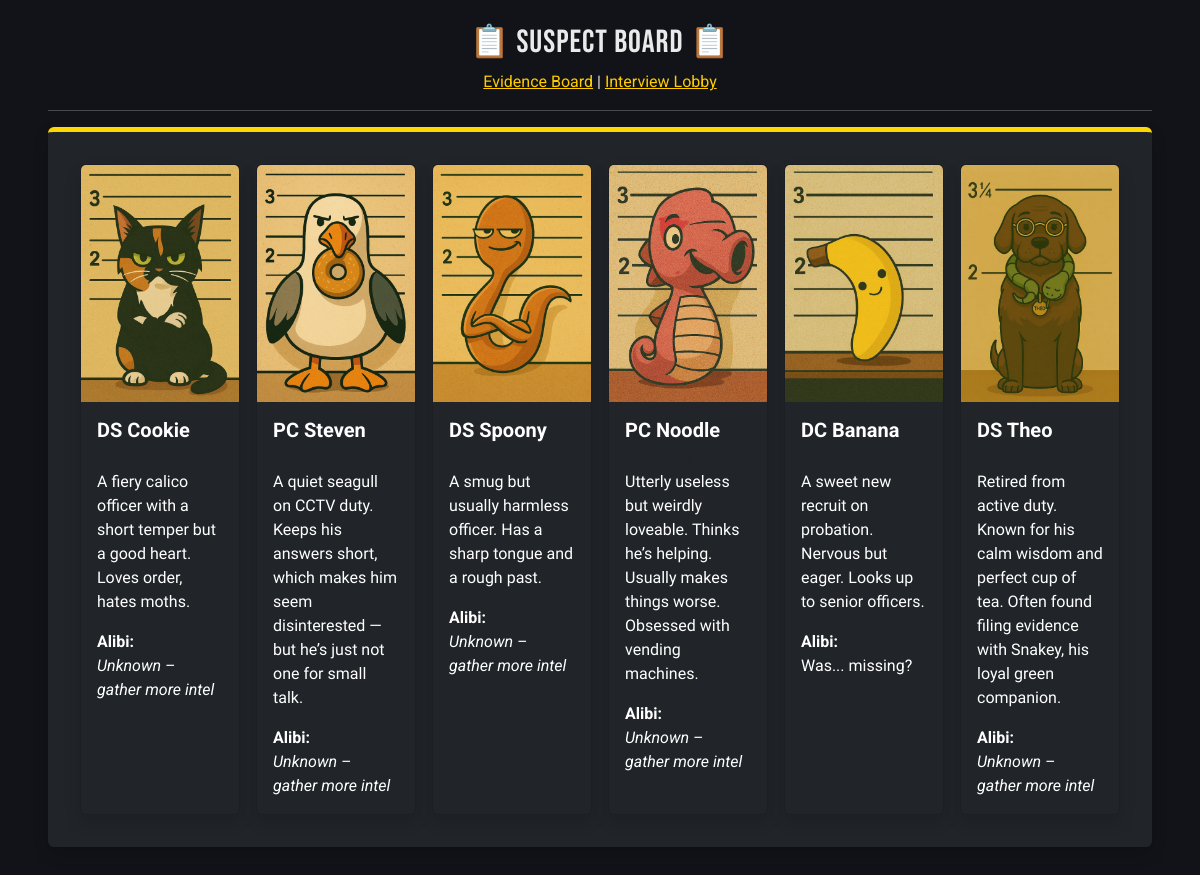
/suspects, run on an earlier commit of the app's database.
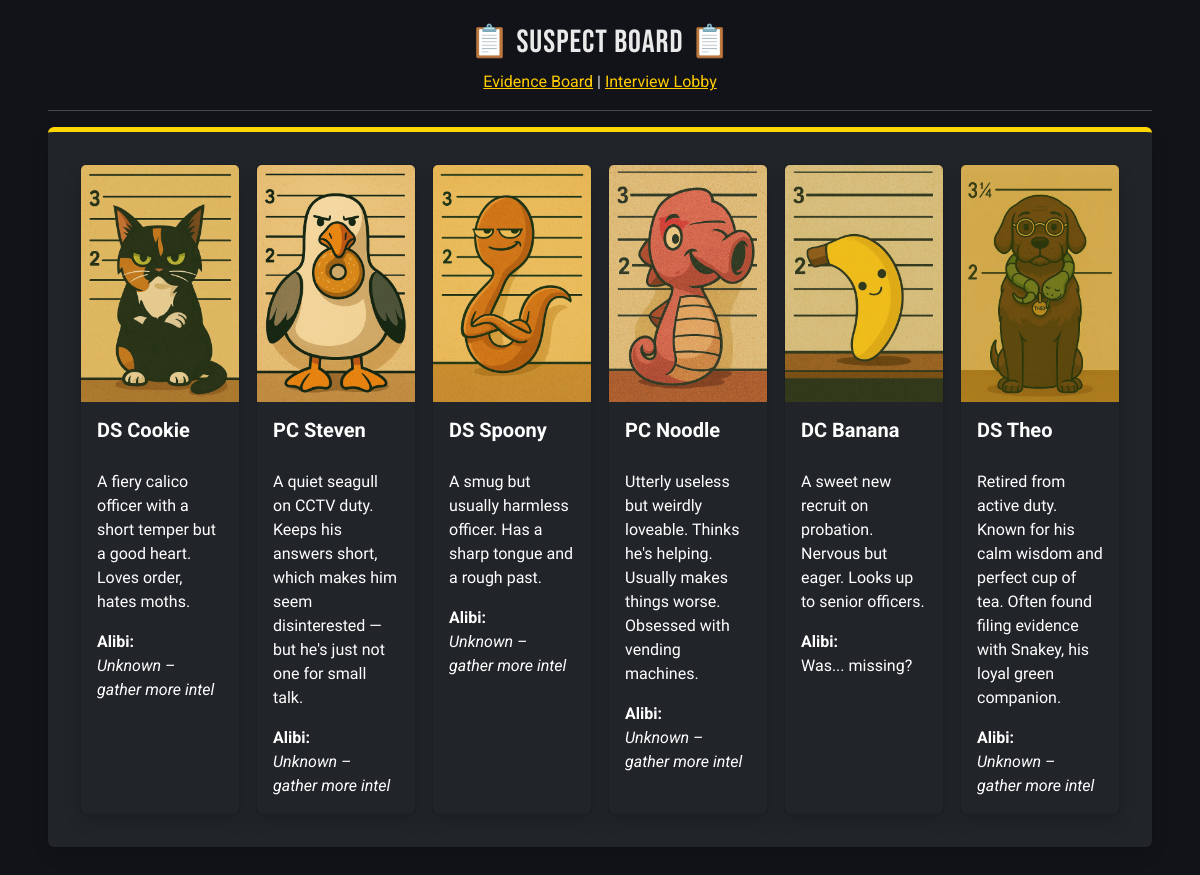
And on a later commit of the database.
### tables this page shows
CREATE TABLE suspects (
    id INTEGER PRIMARY KEY AUTOINCREMENT,
    name TEXT NOT NULL,
    description TEXT NOT NULL,
    species TEXT,
    alibi TEXT,
    is_guilty BOOLEAN,
    image_filename TEXT
);

### app.py (the view, shortened to what this page needs)
@app.route("/suspects", methods=["GET", "POST"])
def show_suspects():
    with get_db_connection() as conn:
        suspects = conn.execute("SELECT * FROM suspects").fetchall()
    final_lock = session.get("final_lock", False)
    progress = session.get("dialogue_progress", {})
    unlocked = session.get("unlocked_evidence", [])
    show_ball_quote = False
    enhanced_suspects = []
    for suspect in suspects:
        suspect_dict = dict(suspect)
        suspect_id = str(suspect["id"])
        if suspect["name"] == "DC Banana":
            suspect_dict["alibi_visible"] = True
        else:
            suspect_dict["alibi_visible"] = suspect_id in progress and progress[suspect_id] > 0
        enhanced_suspects.append(suspect_dict)
    show_prof_ball = (
        session.get("found_banana") and
        len(progress) >= 4 and
        not session.get("prof_ball_listened")
    )
    return render_template("suspects.html",
        suspects=enhanced_suspects,
        show_prof_ball=show_prof_ball,
        show_ball_quote=show_ball_quote,
        final_lock=final_lock,
    )

### app.py (called while the page is built)
def get_db_connection():
    conn = sqlite3.connect("data.db")
    conn.row_factory = sqlite3.Row  # this addition allows column access by name
    return conn

@app.after_request
def add_no_cache_headers(response):
    if not request.path.startswith("/static"):
        response.headers["Cache-Control"] = "no-store, no-cache, must-revalidate, max-age=0"
        response.headers["Pragma"] = "no-cache"
        response.headers["Expires"] = "0"
    return response

@app.before_request
def prevent_post_verdict_backtracking():
    print(f"Checking route guard for {request.path}")
    safe_prefixes = ("/", "/verdict", "/archives", "/static")
    if session.get("accusation_submitted"):
        if not request.path.startswith(safe_prefixes):
            flash("🔒 Buggy says the case is closed. No snooping around the past!")
            return redirect(url_for("verdict"))

### templates/suspects.html (shortened to what this page needs)
{% extends "layout.html" %}
{% block content %}
<h2>📋 Suspect Board 📋</h2>
<div class="static-navbar">
    <a href="/evidence-board" class="buggy-navbar">Evidence Board</a> |
    <a href="/interview-lobby" class="buggy-navbar"
    {% if final_lock %}style="pointer-events: none; opacity: 0.5; text-decoration: none; color: grey;"{% endif %}>
    Interview Lobby</a>
</div>
<hr>
<div class="container-sm my-5 p-4 rounded bg-dark text-white shadow suspect-section">
    <div class="suspect-row">
        {% for suspect in suspects %}
        <div class="suspect-card-wrapper">
            <div class="card bg-dark text-white shadow suspect-card h-100">
                <img src="{{ url_for('static', filename='img/suspects/' ~ suspect.image_filename) }}"
                     class="card-img-top suspect-photo-lg"
                     alt="{{ suspect.name }}">
                <div class="card-body">
                    <h5 class="card-title suspect-name"><strong>{{ suspect.name }}</strong></h5>
                    <p class="card-subtitle text-muted">{{ suspect.species }}</p>
                    <p class="card-text suspect-description">{{ suspect.description }}</p>
                    <p class="card-text">
                        <strong>Alibi:</strong><br>
                        {% if suspect.alibi_visible %}
                            {{ suspect.alibi }}
                        {% else %}
                            <em>Unknown – gather more intel</em>
                        {% endif %}
                    </p>
                </div>
            </div>
        </div>
        {% endfor %}
    </div>
</div>
{% endblock %}

### templates/layout.html (shortened to what this page needs)
<!DOCTYPE html>
<html lang="en">
<head>
    <link rel="stylesheet" href="/static/styles.css">
    <link href="https://cdn.jsdelivr.net/npm/bootstrap@5.3.0/dist/css/bootstrap.min.css" rel="stylesheet">
</head>
<body class="theme-dark">
    <div class="main-container px-3 px-md-5 py-4">
        <main>{% block content %}{% endblock %}</main>
    </div>
</body>
</html>

### static/styles.css (style rules this page uses)
:root { --bg: #111318; --fg: #EAEAEA; --accent: #FFD700; --danger: #E63946; --card-bg: #1C1F26; }
.theme-dark { font-family: 'Roboto', sans-serif; background-color: var(--bg); color: var(--fg); }
h1, h2, h3 { font-family: 'Bebas Neue', sans-serif; letter-spacing: 1px; }
.theme-dark h2, .theme-dark h3 { text-align: center; }
.theme-dark a { text-align: center; }
.buggy-navbar { color: #ffcc00; }
.suspect-row { display: flex; flex-wrap: wrap; justify-content: center; }
.suspect-card-wrapper { margin: 0.5rem; width: 100%; }
@media (min-width: 1080px) { .suspect-row { flex-wrap: nowrap; } }
@media (min-width: 576px) { .suspect-card-wrapper { width: 50%; } }
@media (min-width: 768px) { .suspect-card-wrapper { width: 33.33%; } }
.suspect-description { font-family: "Shantell Sans", cursive; font-weight: 400; font-style: normal; }
.suspect-section.my-5 { margin-top: 1rem !important; margin-bottom: 1rem !important; }
.static-navbar { max-width: 800px; margin-left: auto; margin-right: auto; text-align: center; }
.evidence-section, .suspect-section { border-top: 5px solid var(--accent); border-radius: 12px; box-shadow: inset 0 0 5px rgba(255, 255, 255, 0.05); }

What changed in the data, as far as the page shows it:
changed suspects "PC Steven": description "A quiet seagull on CCTV duty. Keeps his answers short, which makes him seem disinterested — but he’s just not one for small talk." → "A quiet seagull on CCTV duty. Keeps his answers short, which makes him seem disinterested — but he's just not one for small talk."
changed suspects "PC Noodle": description "Utterly useless but weirdly loveable. Thinks he’s helping. Usually makes things worse. Obsessed with vending machines." → "Utterly useless but weirdly loveable. Thinks he's helping. Usually makes things worse. Obsessed with vending machines."
